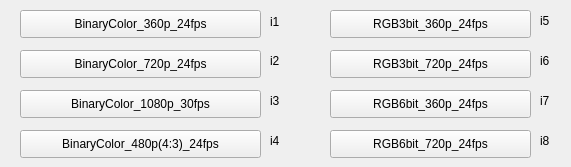
      <widget class="QWidget" name="tab_3">
       <attribute name="title">
        <string>Quick config</string>
       </attribute>
       <widget class="QPushButton" name="pushButton_encode_quick_config_01">
        <property name="geometry">
         <rect>
          <x>20</x>
          <y>10</y>
          <width>241</width>
          <height>28</height>
         </rect>
        </property>
        <property name="text">
         <string>BinaryColor_360p_24fps</string>
        </property>
       </widget>
       <widget class="QPushButton" name="pushButton_encode_quick_config_02">
        <property name="geometry">
         <rect>
          <x>20</x>
          <y>50</y>
          <width>241</width>
          <height>28</height>
         </rect>
        </property>
        <property name="text">
         <string>BinaryColor_720p_24fps</string>
        </property>
       </widget>
       <widget class="QPushButton" name="pushButton_encode_quick_config_03">
        <property name="geometry">
         <rect>
          <x>20</x>
          <y>90</y>
          <width>241</width>
          <height>28</height>
         </rect>
        </property>
        <property name="text">
         <string>BinaryColor_1080p_30fps</string>
        </property>
       </widget>
       <widget class="QPushButton" name="pushButton_encode_quick_config_04">
        <property name="geometry">
         <rect>
          <x>20</x>
          <y>130</y>
          <width>241</width>
          <height>28</height>
         </rect>
        </property>
        <property name="text">
         <string>BinaryColor_480p(4:3)_24fps</string>
        </property>
       </widget>
       <widget class="QPushButton" name="pushButton_encode_quick_config_05">
        <property name="geometry">
         <rect>
          <x>330</x>
          <y>10</y>
          <width>201</width>
          <height>28</height>
         </rect>
        </property>
        <property name="text">
         <string>RGB3bit_360p_24fps</string>
        </property>
       </widget>
       <widget class="QPushButton" name="pushButton_encode_quick_config_06">
        <property name="geometry">
         <rect>
          <x>330</x>
          <y>50</y>
          <width>201</width>
          <height>28</height>
         </rect>
        </property>
        <property name="text">
         <string>RGB3bit_720p_24fps</string>
        </property>
       </widget>
       <widget class="QPushButton" name="pushButton_encode_quick_config_07">
        <property name="geometry">
         <rect>
          <x>330</x>
          <y>90</y>
          <width>201</width>
          <height>28</height>
         </rect>
        </property>
        <property name="text">
         <string>RGB6bit_360p_24fps</string>
        </property>
       </widget>
       <widget class="QPushButton" name="pushButton_encode_quick_config_08">
        <property name="geometry">
         <rect>
          <x>330</x>
          <y>130</y>
          <width>201</width>
          <height>28</height>
         </rect>
        </property>
        <property name="text">
         <string>RGB6bit_720p_24fps</string>
        </property>
       </widget>
       <widget class="QLabel" name="label_encode_quick_config_icon_01">
        <property name="geometry">
         <rect>
          <x>270</x>
          <y>10</y>
          <width>23</width>
          <height>23</height>
         </rect>
        </property>
        <property name="text">
         <string>i1</string>
        </property>
       </widget>
       <widget class="QLabel" name="label_encode_quick_config_icon_02">
        <property name="geometry">
         <rect>
          <x>270</x>
          <y>50</y>
          <width>22</width>
          <height>22</height>
         </rect>
        </property>
        <property name="text">
         <string>i2</string>
        </property>
       </widget>
       <widget class="QLabel" name="label_encode_quick_config_icon_03">
        <property name="geometry">
         <rect>
          <x>270</x>
          <y>90</y>
          <width>22</width>
          <height>22</height>
         </rect>
        </property>
        <property name="text">
         <string>i3</string>
        </property>
       </widget>
       <widget class="QLabel" name="label_encode_quick_config_icon_04">
        <property name="geometry">
         <rect>
          <x>270</x>
          <y>130</y>
          <width>22</width>
          <height>22</height>
         </rect>
        </property>
        <property name="text">
         <string>i4</string>
        </property>
       </widget>
       <widget class="QLabel" name="label_encode_quick_config_icon_05">
        <property name="geometry">
         <rect>
          <x>540</x>
          <y>10</y>
          <width>22</width>
          <height>22</height>
         </rect>
        </property>
        <property name="text">
         <string>i5</string>
        </property>
       </widget>
       <widget class="QLabel" name="label_encode_quick_config_icon_06">
        <property name="geometry">
         <rect>
          <x>540</x>
          <y>50</y>
          <width>22</width>
          <height>22</height>
         </rect>
        </property>
        <property name="text">
         <string>i6</string>
        </property>
       </widget>
       <widget class="QLabel" name="label_encode_quick_config_icon_07">
        <property name="geometry">
         <rect>
          <x>540</x>
          <y>90</y>
          <width>22</width>
          <height>22</height>
         </rect>
        </property>
        <property name="text">
         <string>i7</string>
        </property>
       </widget>
       <widget class="QLabel" name="label_encode_quick_config_icon_08">
        <property name="geometry">
         <rect>
          <x>540</x>
          <y>130</y>
          <width>22</width>
          <height>22</height>
         </rect>
        </property>
        <property name="text">
         <string>i8</string>
        </property>
       </widget>
      </widget>
